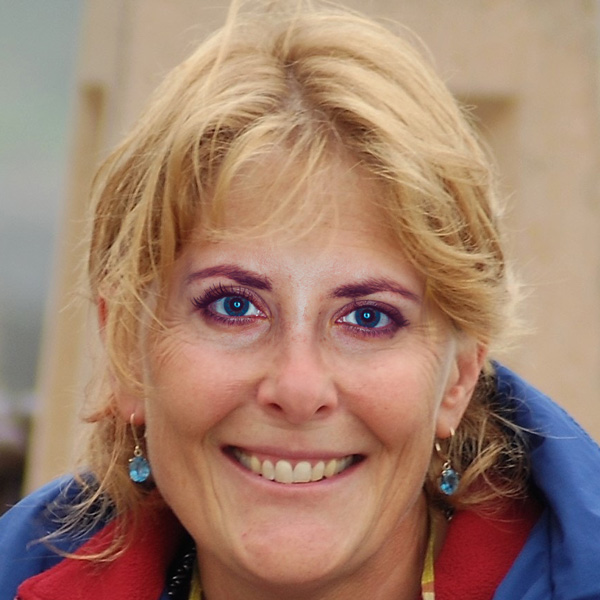
#> input picture Testingimage/f.jpg, 600 x 600 px
$ python -i rbfpr.py   (imports and definitions only)   (older library calls are emulated)
#> lines starting #> are read from the running program, lines starting #| are printed output that depends on the picture
#> in preprocess_image, image is the input picture: shape (600, 600, 3); mean B, G, R 109.9, 128.3, 161.9
import cv2
import numpy as np
import pickle
from skimage.restoration import estimate_sigma

# Function to detect and crop face using OpenCV
def crop_face(image):
    face_cascade = cv2.CascadeClassifier(cv2.data.haarcascades + 'haarcascade_frontalface_default.xml')
    gray = cv2.cvtColor(image, cv2.COLOR_BGR2GRAY)
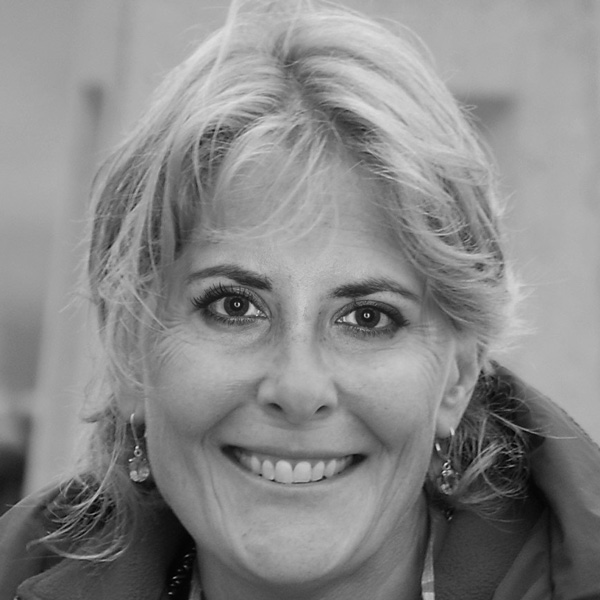
#> gray: shape (600, 600); min 0, max 234, mean 136.3
    faces = face_cascade.detectMultiScale(gray, scaleFactor=1.1, minNeighbors=5)
#> faces = [[118, 175, 361, 361]]
    if len(faces) == 0:
        return None
    x, y, w, h = faces[0]
#> x = 118; y = 175; w = 361; h = 361
    return image[y:y+h, x:x+w]
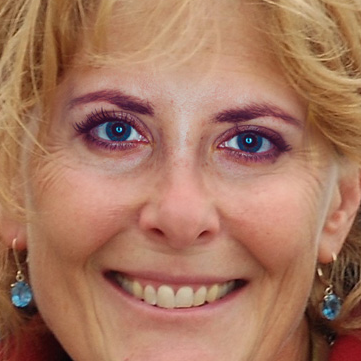
#> returned value: shape (361, 361, 3); mean of channels 0, 1, 2 95.4, 118.4, 166.7; drawn as B, G, R

# Function to calculate blurriness (Laplacian variance)
def calculate_blurriness(image):
    gray = cv2.cvtColor(image, cv2.COLOR_BGR2GRAY)
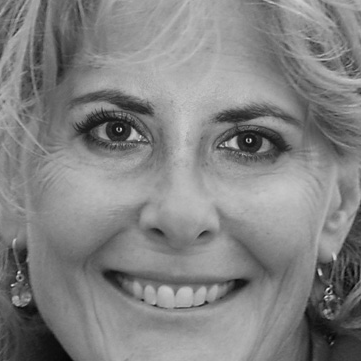
#> gray: shape (361, 361); min 4, max 234, mean 130.2
    variance_of_laplacian = cv2.Laplacian(gray, cv2.CV_64F).var()
#> variance_of_laplacian = 181.1
    return variance_of_laplacian

# Function to estimate noise patterns (using skimage)
def calculate_noise(image):
    gray = cv2.cvtColor(image, cv2.COLOR_BGR2GRAY)
    sigma_est = estimate_sigma(gray, average_sigmas=True)
    return sigma_est

# Function to preprocess image and extract features
def preprocess_image(image_path):
    image = cv2.imread(image_path)
    if image is None:
        raise ValueError("Image not found or unable to load.")
    face = crop_face(image)
    if face is None:
        raise ValueError("No face detected in the image.")
    blurriness = calculate_blurriness(face)
#> blurriness = 181.1
    noise = calculate_noise(face)
#> in calculate_noise, `sigma_est = estimate_sigma(gray, average_sigmas=True)`: sigma_est = 0.895
#> noise = 0.895
    return np.array([[blurriness, noise]])

# Function to load model and make prediction
def predict(image_path, model_path='random_forest_model.pkl'):
    # Load the trained model
    with open(model_path, 'rb') as model_file:
        model = pickle.load(model_file)

    # Preprocess the image
    features = preprocess_image(image_path)

    # Make prediction
    prediction = model.predict(features)
    confidence = model.predict_proba(features).max()

    # Map prediction to class labels
    class_labels = ['Fake', 'Real']
    predicted_class = class_labels[prediction[0]]

    return predicted_class, confidence

# [7 lines not run here, left out]

>>> result = preprocess_image('../Testingimage/f.jpg')
#> result = [[181.1, 0.895]]

$ run again, on Testingimage/pr.jpg
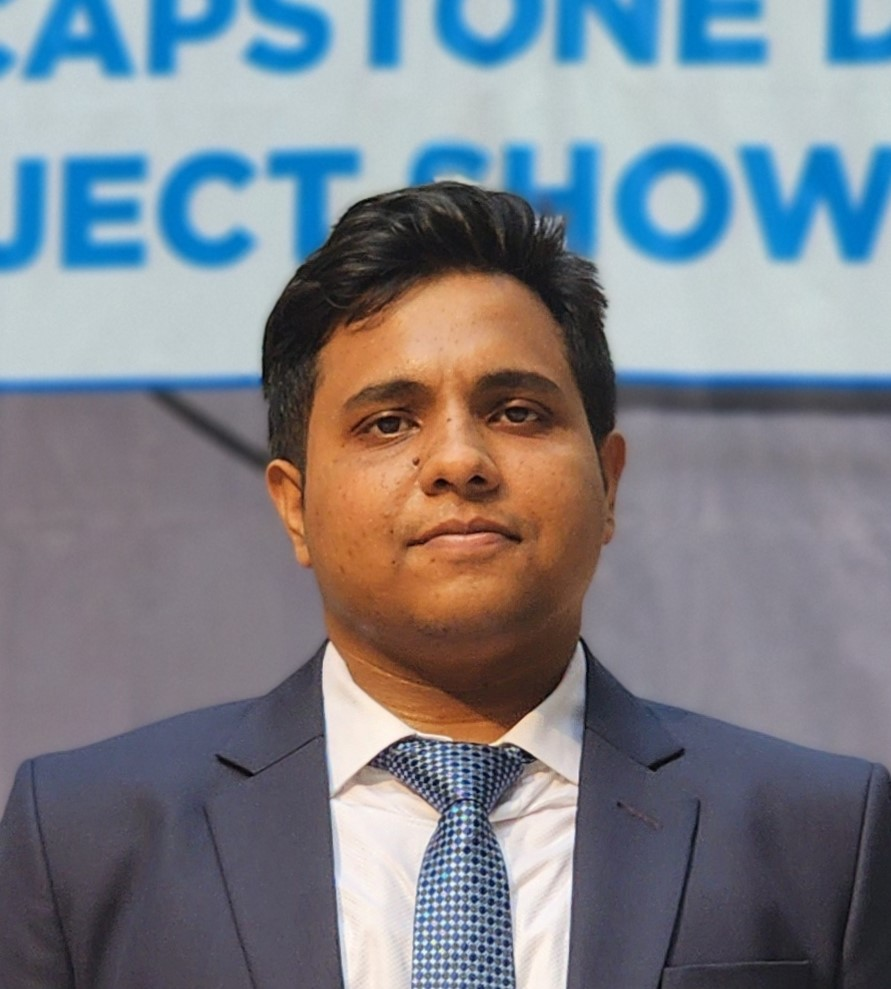
#> input picture Testingimage/pr.jpg, 891 x 989 px
#> in preprocess_image, image is the input picture: shape (989, 891, 3); mean B, G, R 137.7, 129.1, 125.2
#> in crop_face, `gray = cv2.cvtColor(image, cv2.COLOR_BGR2GRAY)`:
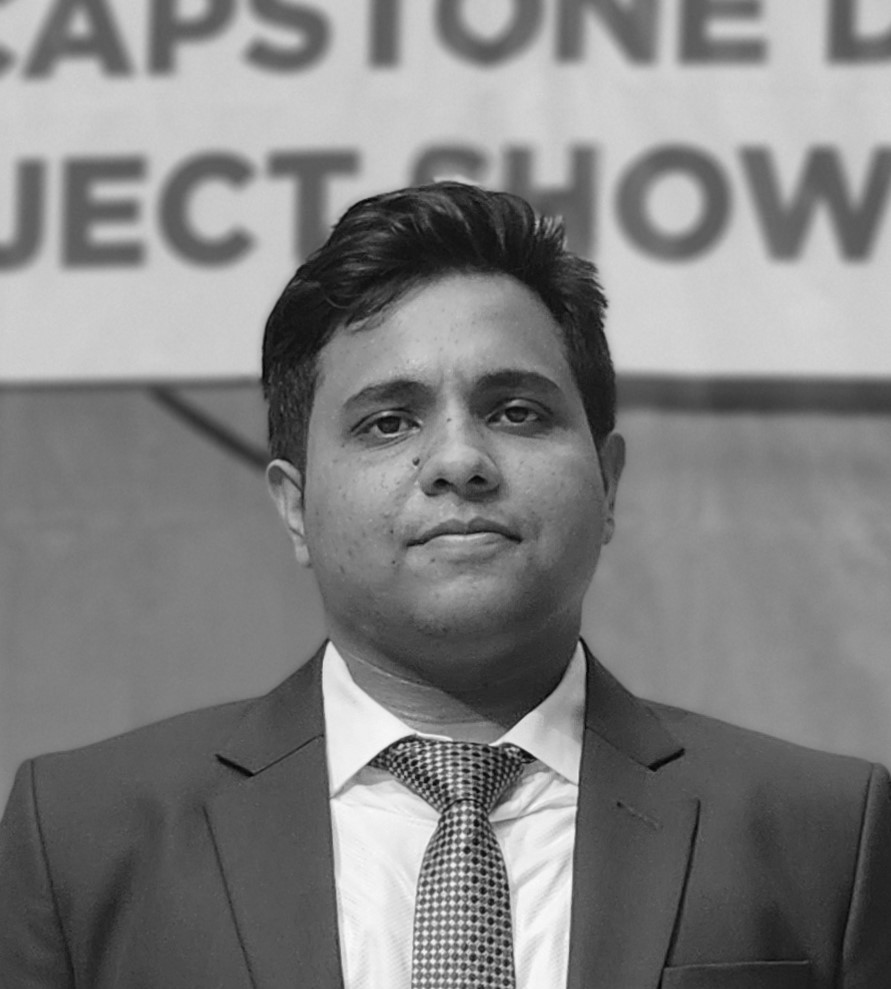
#> gray: shape (989, 891); min 2, max 251, mean 128.9
#> faces = [[280, 275, 346, 346]]
#> x = 280; y = 275; w = 346
#> in calculate_blurriness, `gray = cv2.cvtColor(image, cv2.COLOR_BGR2GRAY)`:
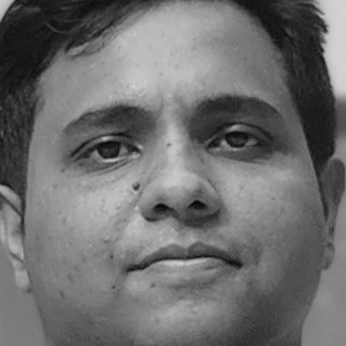
#> gray: shape (346, 346); min 6, max 212, mean 110
#> variance_of_laplacian = 58.92
#> sigma_est = 0.606
#> result = [[58.92, 0.606]]

$ run again, on Testingimage/r.jpg
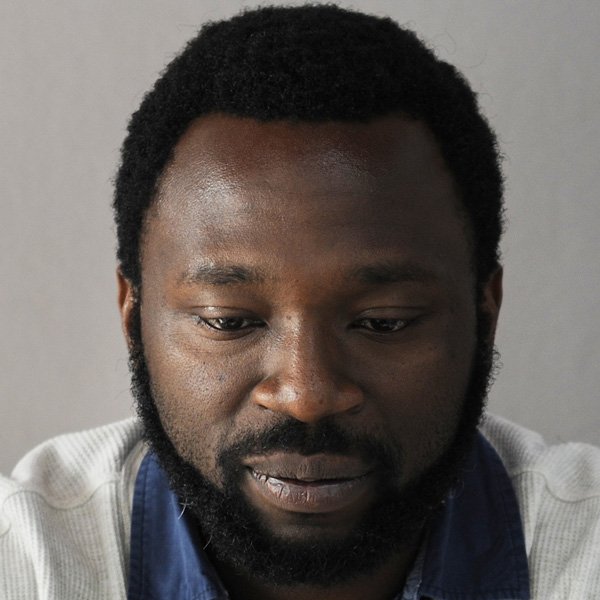
#> input picture Testingimage/r.jpg, 600 x 600 px
#> in preprocess_image, image is the input picture: shape (600, 600, 3); mean B, G, R 91.4, 95.3, 101.8
#> in crop_face, `gray = cv2.cvtColor(image, cv2.COLOR_BGR2GRAY)`:
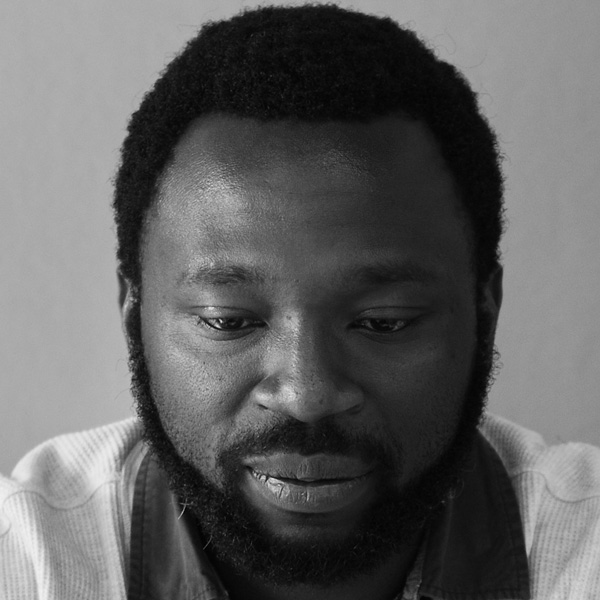
#> gray: shape (600, 600); min 0, max 241, mean 96.8
#> faces = [[115, 165, 379, 379]]
#> x = 115; y = 165; w = 379
#> in calculate_blurriness, `gray = cv2.cvtColor(image, cv2.COLOR_BGR2GRAY)`:
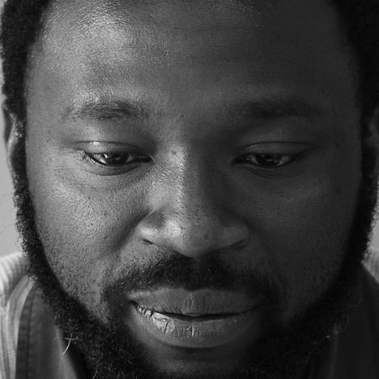
#> gray: shape (379, 379); min 0, max 228, mean 65.4
#> variance_of_laplacian = 389.4
#> sigma_est = 1.43
#> result = [[389.4, 1.43]]
